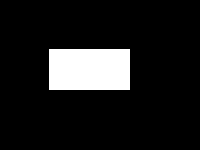
%> input picture hw4/input/boxIm1.bmp, 200 x 150 px
$ octave HW4.m   (GNU Octave 9; MATLAB toolbox functions it lacks are replaced by stand-ins)
%> lines starting %> are read from the running program, lines starting %| are printed output that depends on the picture; in (x1, y1, x2, y2) boxes, pixels count from 0 and x2, y2 are one past the last pixel; in counts of white or black regions, pixels touching at a corner belong together; the program's own positions count from 1
### hw4/saveFrame.m
function[] = saveFrame(fileName)
    frame = getframe;
    imwrite(frame.cdata,fileName);
end

### hw4/computeMoments.m
function [m] = computeMoments(Img,x,y,p,q)
   m=0;
   for r = 1:size(Img,1)
      for c = 1:size(Img,2)
          m = m + (Img(r,c)*((c-x)^p)*((r-y)^q));
      end
   end
end

### hw4/getCentroid.m
function [centroidX,centroidY] = getCentroid(Img)
    m00 = computeMoments(Img,0,0,0,0);
    m10 = computeMoments(Img,0,0,1,0);
    m01 = computeMoments(Img,0,0,0,1);
    centroidX=m10/m00;
    centroidY=m01/m00;
end

### hw4/similitudeMoments.m
function[N] = similitudeMoments(Img)
    [centroidX,centroidY] = getCentroid(Img);
    m00 = computeMoments(Img,0,0,0,0);
    moments = [0 2; 0 3; 1 1; 1 2; 2 0; 2 1; 3 0];
    N = zeros(1,size(moments,1));
    for r=1:size(moments,1)
        p = moments(r,1);
        q = moments(r,2);
        momentVal = computeMoments(Img,centroidX,centroidY,p,q);
        N(1,r) = momentVal/(m00^(((p+q)/2)+1));
    end
end

### hw4/HW4.m
% Abhinav Mahalingam
% CSE5524 - HW4
% 9/16/2017

% HW4.m
%%%%%%%%%%%%%%%%%%%%%%%%%%%%%%%%%%%%%%%%
% Problem 1
Im = double(imread('input/boxIm1.bmp'))/255;
%> Im: size 150x200 double; values 0 (black) and 1 (white), 11.1% white; 1 white region
colormap('gray');
imagesc(Im);
st = regionprops('table',Im,'Area','Centroid','BoundingBox');
%> st = 1 region; box (x1, y1, x2, y2), Area and Centroid: (49, 49, 130, 90) 3321 [90 70]
objectRegions = find(st.Area > 0);
%> objectRegions = 1
hold on;
% Get the area, boundary and centroid for all regions in the image
for i=1:size(objectRegions)
    objReg = st(objectRegions(i),:);
    plot(objReg.Centroid(1),objReg.Centroid(2),'r.');
    rectangle('Position',[objReg.BoundingBox(1),objReg.BoundingBox(2),objReg.BoundingBox(3),objReg.BoundingBox(4)],'EdgeColor','r','LineWidth',2 );
    text(objReg.BoundingBox(1)+1,objReg.BoundingBox(2)+5,sprintf('Area: %g',objReg.Area));
    text(objReg.Centroid(1)+1,objReg.Centroid(2)+5,sprintf('Centroid: (%g,%g)',objReg.Centroid(1),objReg.Centroid(2)));
end
%> this loop made 1 pass
%> objReg on pass 1: {Area 3321, Centroid [90 70], BoundingBox [49.5 49.5 81 41]}
saveFrame('results/regionProperties.png');
%> in saveFrame, `imwrite(frame.cdata,fileName);`:
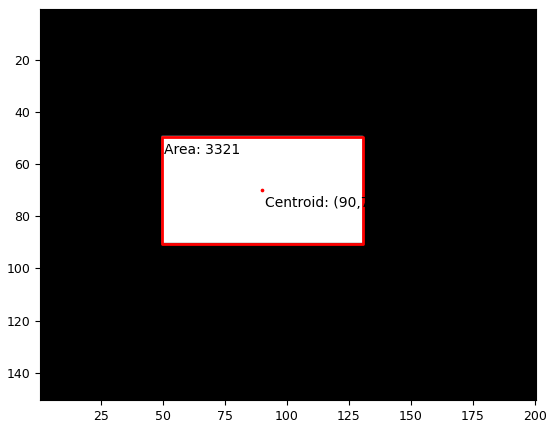
%> saved as regionProperties.png: size 428x554x3 uint8; mean R, G, B 68, 66.1, 66.1
hold off;
pause;

%%%%%%%%%%%%%%%%%%%%%%%%%%%%%%%%%%%%%%%%
% Problem 2
clear; close all;
colormap('gray');
for i=1:4
    Im = double(imread(sprintf('input/boxIm%d.bmp',i)))/255;
    simMoments = similitudeMoments(Im);
%> after the loop in computeMoments, `for r = 1:size(Img,1)`: m = 3321
%> in getCentroid, `m10 = computeMoments(Img,0,0,1,0);`: m10 = 298890
%> in getCentroid, `m01 = computeMoments(Img,0,0,0,1);`: m01 = 232470
%> in getCentroid, `centroidX=m10/m00;`: centroidX = 90
%> in getCentroid, `centroidY=m01/m00;`: centroidY = 70
%> in similitudeMoments, `[centroidX,centroidY] = getCentroid(Img);`: centroidX = 90; centroidY = 70
%> in similitudeMoments, `m00 = computeMoments(Img,0,0,0,0);`: m00 = 3321
%> the loop in similitudeMoments, `for r=1:size(moments,1)` made 7 passes
%> momentVal on passes 1 to 7: 464940, 0, 0, 0, 1815480, 0, 0
%> after the loop in similitudeMoments, `for r=1:size(moments,1)`: N = [0.0422 0 0 0 0.165 0 0]
%> simMoments = [0.0422 0 0 0 0.165 0 0]
    imagesc(Im);
    title(sprintf('boxIm%d.bmp',i));
    text(10,10,sprintf('Similitude moments: %s',mat2str(simMoments,2)),'Color','Yellow');
    saveFrame(sprintf('results/SimilBoxIm%d.png',i));
%> call 2 of saveFrame, with fileName = 'results/SimilBoxIm1.png'
%> in saveFrame (call 2), `imwrite(frame.cdata,fileName);`:
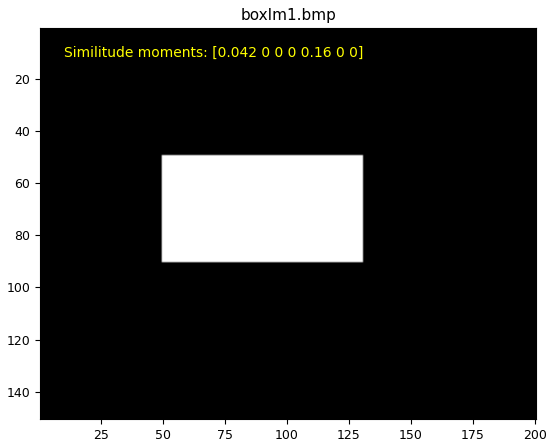
%> saved as SimilBoxIm1.png: size 447x554x3 uint8; mean R, G, B 76.1, 76.1, 75.3
    fprintf('boxIm%d.bmp',i);
    disp(simMoments);
%| boxIm1.bmp   0.0422        0        0        0   0.1646        0        0
    pause;
end
%> pass 2 of the loop `for i=1:4`:
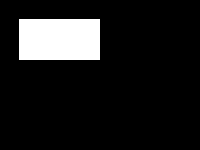
%> input picture hw4/input/boxIm2.bmp, 200 x 150 px
%> the loop in similitudeMoments (call 2), `for r=1:size(moments,1)` made 7 passes
%> in saveFrame (call 3), `imwrite(frame.cdata,fileName);`:
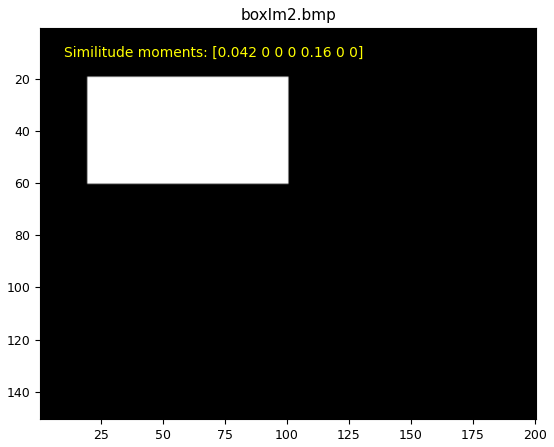
%> saved as SimilBoxIm2.png: size 447x554x3 uint8; mean R, G, B 76.1, 76.1, 75.2
%| boxIm2.bmp   0.0422        0        0        0   0.1646        0        0
%> pass 3 of the loop `for i=1:4`:
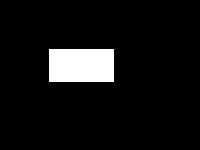
%> input picture hw4/input/boxIm3.bmp, 200 x 150 px
%> simMoments = [0.0423 0 0 0 0.164 0 0]
%> in saveFrame (call 4), `imwrite(frame.cdata,fileName);`:
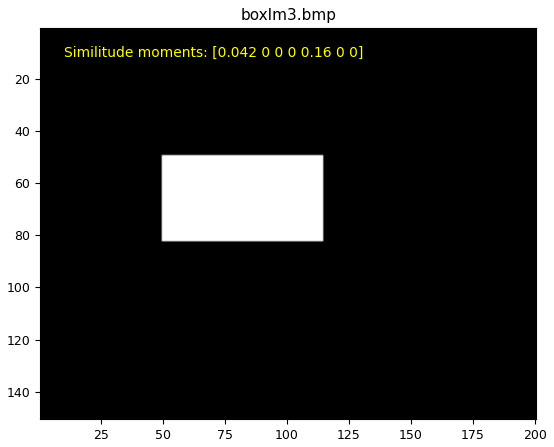
%> saved as SimilBoxIm3.png: size 447x554x3 uint8; mean R, G, B 68.2, 68.2, 67.4
%| boxIm3.bmp   0.0423        0        0        0   0.1641        0        0
%> (the run ends here)
